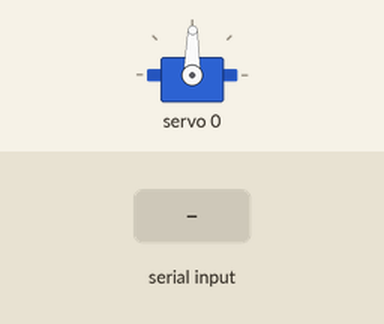
Recording of a sketch running on a simulated ESP32-C3. Parts: servo. The test bench sets the inputs (shaded band). What the sketch prints to the serial monitor is not drawn.

Above: at 2.2 s.
2.3 s: "sweep\n" received over Serial
At 2.7 s:
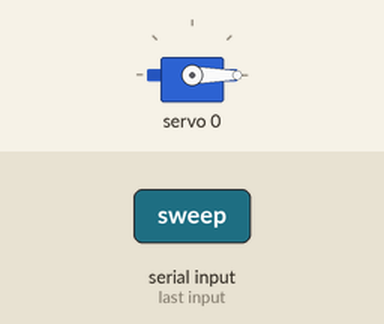
At 13.5 s:
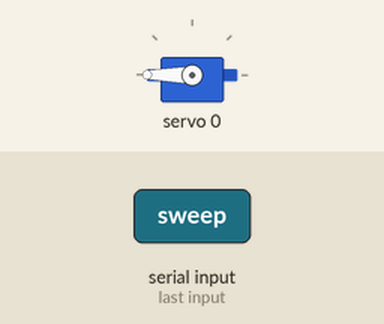
13.8 s: "help\n" received over Serial
16.5 s: "ch\n" received over Serial
Timing chart, 0 to 19.5 s (numbered marks = the images above; inputs shaded):
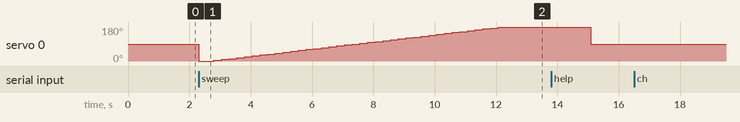

Measured:
- after the input at 2.3 s, servo 0: 89° → 0° at once, → 4° 0.50 s later, → 9° 0.25 s later, → 13° 0.25 s later, … (40 changes in this stretch)
- after the input at 16.5 s, every drawn part: stays the same

The sketch:

____.ino
```cpp
// ========================================================================
//  舵机脉宽标定工具  -  ESP32-C3 + PCA9685 + SG90
// ------------------------------------------------------------------------
//  用途：
//    你主程序里的 SERVO_MIN_PULSE=150 / SERVO_MAX_PULSE=500 只是"初始猜测值"。
//    这个工具帮你找出【你这几个舵机在你这套机构上】真实的脉宽范围，
//    找到之后填回主程序的这两个宏，再重烧主程序即可。
//
//  用法：
//    1. 先只接 1 个舵机（接到 PCA9685 的 通道0），不要把 5 个全接上。
//    2. 烧录本程序，打开串口监视器，波特率 115200，行尾选 "换行(NL)"。
//    3. 按下面提示敲命令，观察舵机转到哪。
//
//  命令表：
//    300      把当前通道脉宽设为 300
//    +20      在当前脉宽上加 20
//    -20      在当前脉宽上减 20
//    ch 2     切换当前通道到 2（0~4）
//    sweep    从 100 到 600 慢慢扫一遍，直接看全程行程
//    help     再打印一次帮助
// ========================================================================

#include <Wire.h>
#include <Adafruit_PWMServoDriver.h>

// ---------- I2C 引脚（与主程序一致）----------
#define SDA_PIN 8
#define SCL_PIN 9

// ---------- PCA9685 ----------
Adafruit_PWMServoDriver pwm = Adafruit_PWMServoDriver(0x40);
// 如果串口报 "找不到 PCA9685"，把上面的 0x40 改成 0x70 再试
#define SERVO_FREQ 50

int currentChannel = 0;   // 当前在调哪个通道
int currentPulse   = 300; // 当前脉宽（PCA9685 计数单位）

void printHelp() {
  Serial.println();
  Serial.println("-------------------- 当前状态 --------------------");
  Serial.print("  当前通道 = "); Serial.print(currentChannel);
  Serial.print("   当前脉宽 = "); Serial.println(currentPulse);
  Serial.println("--------------------------------------------------");
  Serial.println("  300     把当前通道脉宽设为 300");
  Serial.println("  +20     脉宽 +20");
  Serial.println("  -20     脉宽 -20");
  Serial.println("  ch 2    切换到通道 2");
  Serial.println("  sweep   100->600 慢速扫描一遍");
  Serial.println("  help    显示本帮助");
  Serial.println();
  Serial.println("【怎么判断极限】脉宽一点点加大，舵机跟着转；");
  Serial.println("  直到加下去舵机不再动 / 发出顶死的嗡嗡声，");
  Serial.println("  那个值再往回退 20~30，就是安全端点。");
  Serial.println();
}

void setPulse(int ch, int pulse) {
  if (pulse < 0)   pulse = 0;
  if (pulse > 1000) pulse = 1000;
  currentPulse = pulse;
  pwm.setPWM(ch, 0, pulse);
  Serial.print("  -> ch"); Serial.print(ch);
  Serial.print("  pulse = "); Serial.println(pulse);
}

void sweep(int ch) {
  Serial.println("开始扫描 100 -> 600（每个值停 250ms）...");
  for (int p = 100; p <= 600; p += 10) {
    pwm.setPWM(ch, 0, p);
    Serial.print(p); Serial.print(" ");
    delay(250);
  }
  Serial.println("\n扫描结束。请把舵机停住 / 卡死的两个临界值记下来。");
  currentPulse = 300;
  pwm.setPWM(ch, 0, currentPulse);
}

void setup() {
  Serial.begin(115200);
  delay(1000);
  Serial.println("\n=== 舵机脉宽标定工具 ===");

  Wire.begin(SDA_PIN, SCL_PIN);
  pwm.begin();
  pwm.setOscillatorFrequency(27000000);
  pwm.setPWMFreq(SERVO_FREQ);
  delay(10);

  // I2C 地址探测
  Wire.beginTransmission(0x40);
  if (Wire.endTransmission() == 0) {
    Serial.println("PCA9685 found at 0x40  (OK)");
  } else {
    Serial.println("ERROR: 找不到 PCA9685!");
    Serial.println("  检查: 1) SDA=GPIO8  SCL=GPIO9  有没有接反");
    Serial.println("        2) 驱动板 VCC 是否供电、GND 是否与 ESP32 共地");
    Serial.println("        3) 地址若不是 0x40，把代码里两处 0x40 改成 0x70");
    while (1) delay(1000);
  }

  // 上电先给一个中间值，避免舵机突然飞向一端
  pwm.setPWM(currentChannel, 0, currentPulse);
  printHelp();
}

void loop() {
  if (!Serial.available()) return;

  String line = Serial.readStringUntil('\n');
  line.trim();
  if (line.length() == 0) return;

  Serial.print("命令: "); Serial.println(line);

  if (line == "help") {
    printHelp();
  } else if (line == "sweep") {
    sweep(currentChannel);
  } else if (line.startsWith("ch")) {
    int ch = line.substring(2).toInt();
    if (ch >= 0 && ch < 16) {
      currentChannel = ch;
      setPulse(currentChannel, currentPulse); // 新通道先给到当前脉宽
      Serial.print("  已切换到通道 "); Serial.println(currentChannel);
      Serial.println("  提示：请确认只剩这一个舵机在通电，其余建议先不接。");
    } else {
      Serial.println("  通道号无效（0~15）");
    }
  } else if (line.startsWith("+")) {
    setPulse(currentChannel, currentPulse + line.substring(1).toInt());
  } else if (line.startsWith("-")) {
    setPulse(currentChannel, currentPulse - line.substring(1).toInt());
  } else {
    int p = line.toInt();
    if (p > 0) {
      setPulse(currentChannel, p);
    } else {
      Serial.println("  无法识别，输入 help 看命令表");
    }
  }
}
```
